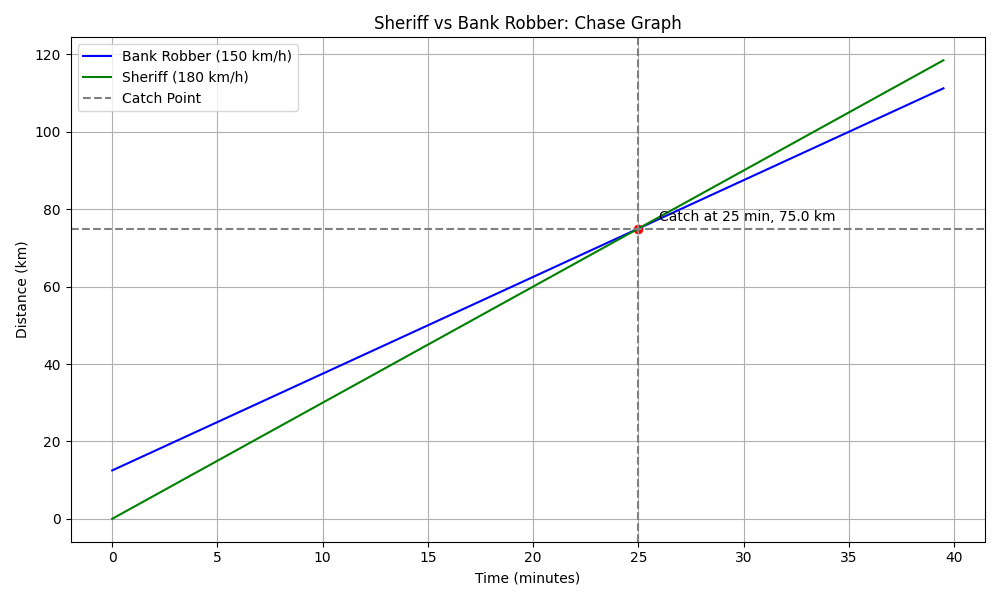

Generate this figure with Python:
"""
Problem Breakdown (in simple terms)
• 	The bank robber starts first and drives at 150 km/h.
• 	The sheriff starts 5 minutes later but drives faster at 180 km/h.
• 	We want to know when the sheriff catches up and how far both have traveled by then.

Math Behind It
Let:
- t = time in minutes since the sheriff started
- Robber's head start = 150 \times \frac{5}{60} = 12.5 km

Distance by sheriff = Distance by robber
180 × (t / 60) = 150 × (t / 60 + 5 / 60)

Solving gives:
t = 25 minutes
Distance = 75 km

"""
import matplotlib.pyplot as plt
import numpy as np

# Speeds in km/h
sheriff_speed = 180
robber_speed = 150

# Convert speeds to km/min
sheriff_speed_min = sheriff_speed / 60
robber_speed_min = robber_speed / 60

# Robber's head start in km
head_start = robber_speed_min * 5  # 5 minutes

# Time range in minutes
time = np.arange(0, 40, 0.5)  # 0 to 40 minutes

# Distance calculations
robber_distance = robber_speed_min * (time + 5)  # Robber starts 5 min earlier
sheriff_distance = sheriff_speed_min * time

# Find intersection point
catch_time = 25  # minutes
catch_distance = sheriff_speed_min * catch_time

# Plotting
plt.figure(figsize=(10, 6))
plt.plot(time, robber_distance, label='Bank Robber (150 km/h)', color='blue')
plt.plot(time, sheriff_distance, label='Sheriff (180 km/h)', color='green')
plt.axvline(x=catch_time, linestyle='--', color='gray', label='Catch Point')
plt.axhline(y=catch_distance, linestyle='--', color='gray')

# Annotate catch point
plt.scatter(catch_time, catch_distance, color='red')
plt.text(catch_time + 1, catch_distance + 2, f'Catch at {catch_time} min, {catch_distance} km', color='black')

# Labels and legend
plt.xlabel('Time (minutes)')
plt.ylabel('Distance (km)')
plt.title('Sheriff vs Bank Robber: Chase Graph')
plt.legend()
plt.grid(True)
plt.tight_layout()
plt.show()
plt.savefig("/workspaces/basic_mathematics/linear_algebra_for_representations/thief_robber_car_chase.png")
